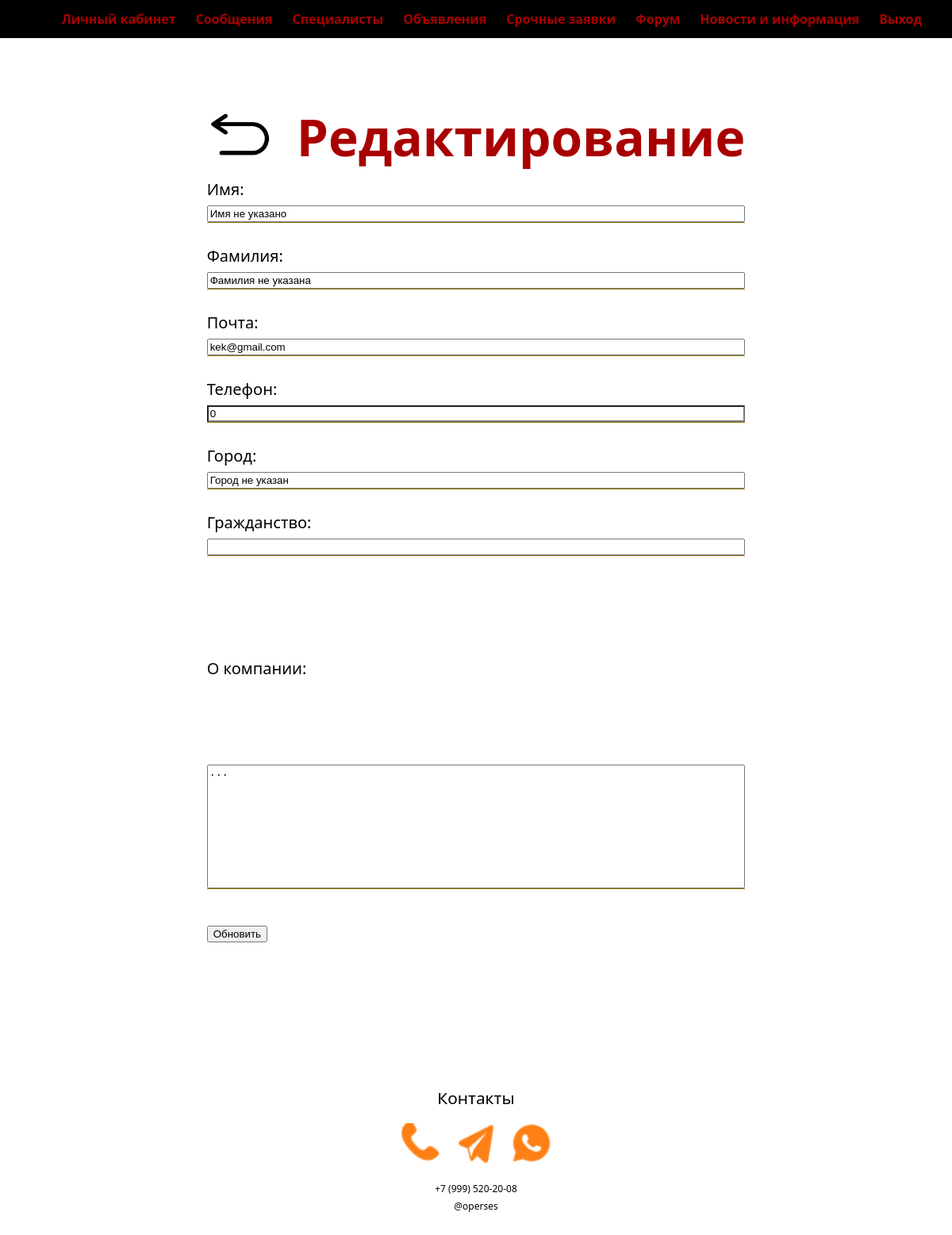
/profile/1/update/ (signed in), run on the app's committed database.
### main_app/models.py (models this page shows, shortened)
class SauceUser(AbstractUser):
  is_admin = models.BooleanField(default=False)
  is_staff = models.BooleanField(default=False)
  is_superuser = models.BooleanField(default=False)
  phone_number = models.BigIntegerField(
    verbose_name="Номер телефона",
    null=True,
    blank=True,
    default=0
  )
  email = models.EmailField(
    verbose_name="email",
    blank=True,
    null=True,
    unique=True
  )
  username = models.CharField(
    verbose_name="Имя пользователя",
    max_length=200,
    null=True,
    blank=True,
    default="Имя не указано"
  )
  second_name = models.CharField(
    verbose_name="Фамилия",
    max_length=200,
    null=True,
    blank=True,
    default="Фамилия не указана"
  )
  city = models.CharField(
    verbose_name="Город",
    blank=True,
    null=True,
    max_length=200,
    default="Город не указан"
  )
  profile_image = models.ImageField(
    verbose_name="Фото профиля",
    upload_to=get_profile_image_filepath,
    default=get_default_profile_image,
    null=True,
    blank=True
  )
  profile_description = models.TextField(
    verbose_name="Описание профиля",
    null=True,
    blank=True,
    default="..."
  )
  citizenship = models.CharField(
    verbose_name="Гражданство",
    null=True,
    blank=True,
    max_length=50
  )
  class Role(models.TextChoices):
    EMPLOYER = "EMPLOYER", "Employer"
    CANDIDATE = "CANDIDATE", "Candidate"
  base_role = Role.CANDIDATE
  role = models.CharField(max_length=50, choices=Role.choices)
  is_admin = models.BooleanField(default=False)
  is_staff = models.BooleanField(default=False)
  is_superuser = models.BooleanField(default=False)
  objects = SauceUserManager()
  USERNAME_FIELD = 'email'
  REQUIRED_FIELDS = []

### main_app/views.py (the view)
# urls.py: path('profile/<int:pk>/update/', view=update_profile, name='update-profile-page'),
@login_required
def update_profile(request, *args, **kwargs):
    template_name = 'main_app/profile/profile-update.html'
    user_instance = SauceUser.objects.get(id=request.user.id)
    update_profile_form = ProfileUpdateForm(
        request.POST or None,
        request.FILES or None,
        instance=user_instance
        )
    if request.method == "POST":
        if update_profile_form.is_valid():
            update_profile_form.save(commit=True)
            return redirect('profile-page', request.user.id)
    return render(request, template_name, context={'user':request.user, 'update_form':update_profile_form})

### main_app/forms.py
class ProfileUpdateForm(forms.ModelForm):
    class Meta:
        model = SauceUser
        fields = ['username', 'second_name', 'email', 'phone_number','city', 'citizenship', 'profile_description','profile_image']

### main_app/templates/main_app/profile/profile-update.html (shortened to what this page needs)
{% extends "main_app/layout/base.html" %}
{% load static %}
{% block content %}
<div class="profile-update-form-block">
    <form method="post">
        <div class="user-info-title">
            <div class="go-back-arrow">
              <a href="{% url 'profile-page' request.user.id%}">
                <img src="{% static 'main_app/src/img/gobackarrow.png' %}" alt="Вернуться назад">
              </a>
            </div>
            <h2>
                Редактирование
            </h2>
        </div>
        <div class="profile-update-form-group">
            <div class="user-info">
                Имя: {{update_form.username}}
            </div>
            <div class="user-info">
                Фамилия: {{update_form.second_name}}
            </div>
            <div class="user-info">
                Почта: {{update_form.email}}
            </div>
            <div class="user-info">
                Телефон: {{update_form.phone_number}}
            </div>
            <div class="user-info">
                Город: {{update_form.city}}
            </div>
            <div class="user-info">
                Гражданство: {{update_form.citizenship}}
            </div>
            <div class="user-info last-child">
                О компании: {{update_form.profile_description}}
            </div>
        </div>
        <div class="profile-update-form-button">
            <button class="submit-btn">
                Обновить
            </button>
        </div>
    </form>
</div>
{% endblock content %}

### main_app/static/main_app/css/style.css (style rules this page uses)
* { box-sizing: border-box; margin: 0; }
html { font-family: 'Segoe UI', Tahoma, Geneva, Verdana, sans-serif; }
a { text-decoration: none; }
.go-back-arrow img { height:83px ; width: 83px; }

### main_app/static/main_app/css/login-page.css (style rules this page uses)
.go-back-arrow { display: flex; justify-content: space-evenly; align-items: center; }

### main_app/static/main_app/css/profile-page.css (style rules this page uses)
.user-info { display: grid; align-items: end; align-self: flex-end; width: 100%; height: 4rem; border-bottom: 1px solid #947E0E; margin-bottom: 1em; }
.user-info-title { display: flex; gap: 30px; align-items: center; }
.user-info-title h2 { font-size: 64px; font-weight: 700; color: #A90000; }
.user-info.last-child { height: 20em; }
.user-info.last-child textarea { margin: 0; resize: none; }
.profile-update-form-block { display: flex; justify-content: center; font-size: 20px; padding: 2em; }
.profile-update-form-block form { padding: 2em; }
.profile-update-form-button { display: inline; }
.profile-update-form-group { display: flex; flex-direction: column; margin-bottom: 1em; }
input[type='number'], input[type="number"]:hover, input[type="number"]:focus { appearance: none; -moz-appearance: textfield; }

### data on the page
SauceUser: username "Имя не указано", second_name "Фамилия не указана", email "kek@gmail.com", phone_number "0", city "Город не указан", profile_description "..."
